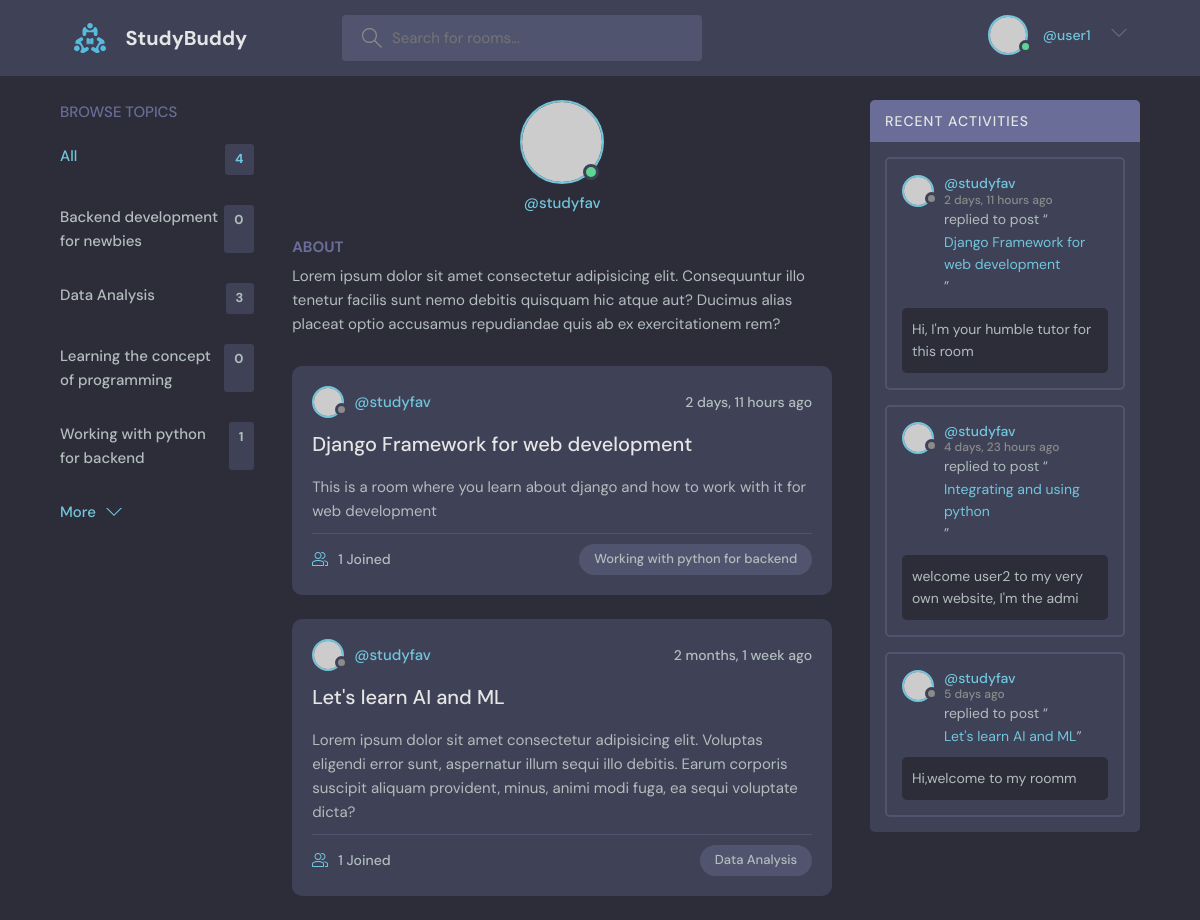
Page /profile/1 (signed in) on the committed database.
### base/models.py (models this page shows, shortened)
class Topic(models.Model):
  name = models.CharField(max_length=200)

class Room(models.Model):
  host = models.ForeignKey(User, on_delete=models.SET_NULL, null=True)
  topic = models.ForeignKey(Topic, on_delete=models.SET_NULL, null=True)
  name = models.CharField(max_length=200)
  description = models.TextField(null=True, blank=True)
  participants = models.ManyToManyField(User, related_name="participants", blank=True)
  updated = models.DateTimeField(auto_now=True)
  created = models.DateTimeField(auto_now_add=True)
  class Meta:
    ordering = ['-updated', '-created']
  def __str__(self):
    return self.name

class Message(models.Model):
  user = models.ForeignKey(User, on_delete=models.CASCADE)
  room = models.ForeignKey(Room, on_delete=models.CASCADE)
  body = models.TextField()
  updated = models.DateTimeField(auto_now=True)
  created = models.DateTimeField(auto_now_add=True)
  class Meta:
    ordering = ['-updated', '-created']
  def __str__(self):
    return self.body[0:50]

### base/views.py (the view)
# urls.py: path('profile/<str:pk>', views.userProfile, name='user-profile'),
def userProfile(request, pk):
  user =User.objects.get(id=pk)
  rooms = user.room_set.all()
  room_messages = user.message_set.all()
  topics = Topic.objects.all()
  context = {'user': user, 'rooms': rooms, 'room_messages': room_messages, 'topics': topics}
  return render(request, 'base/profile.html', context)

### base/templates/base/profile.html (shortened to what this page needs)
{% extends 'main.html' %} {% block content %}
<main class="profile-page layout layout--3">
  <div class="container">
    <div>{% include 'base/topics_component.html' %}</div>
    <div class="roomList">
      <div class="profile">
        <div class="profile__avatar">
          <div class="avatar avatar--large active">
            <img src="https://randomuser.me/api/portraits/men/11.jpg" />
          </div>
        </div>
        <div class="profile__info">
          <p>@{{user.username}}</p>
        </div>
        <div class="profile__about">
          <h3>About</h3>
          <p>
            Lorem ipsum dolor sit amet consectetur adipisicing elit.
            Consequuntur illo tenetur facilis sunt nemo debitis quisquam hic
            atque aut? Ducimus alias placeat optio accusamus repudiandae quis ab
            ex exercitationem rem?
          </p>
        </div>
      </div>
      <div>{% include 'base/feed_component.html' %}</div>
    </div>
    <div>{% include 'base/activity_component.html' %}</div>
  </div>
</main>
{% endblock content %}

### templates/navbar.html (shortened to what this page needs)
{% load static %}
<header class="header header--loggedIn">
  <div class="container">
    <a href="{% url 'home' %}" class="header__logo">
      <img src="{% static 'images/logo.svg' %}" />
      <h1>StudyBuddy</h1>
    </a>
    <form class="header__search" action="{% url 'home' %}" method="GET">
      <label>
        <input type="text" name="q" placeholder="Search for rooms..." />
      </label>
    </form>
    <nav class="header__menu">
      {% if request.user.is_authenticated %}
      <div class="header__user">
        <a href="{% url 'user-profile' user.id %}">
          <div class="avatar avatar--medium active">
            <img src="https://randomuser.me/api/portraits/men/37.jpg" />
          </div>
          <p>{{ user.first_name }} {{ user.last_name }}<span>@{{request.user.username}}</span></p>
        </a>
        <button class="dropdown-button">
          <svg
            version="1.1"
            xmlns="http://www.w3.org/2000/svg"
            width="32"
            height="32"
            viewBox="0 0 32 32"
          >
            <title>chevron-down</title>
            <path d="M16 21l-13-13h-3l16 16 16-16h-3l-13 13z"></path>
          </svg>
        </button>
      </div>
      {% else %}
      <a href="{% url 'signin' %}">
        <img src="{% static 'images/avatar.svg' %}" />
        <p>Sign in</p>
      </a>
      {% endif %}
    </nav>
  </div>
</header>

### base/templates/base/topics_component.html
    <div class="topics">
      <div class="topics__header">
        <h2>Browse Topics</h2>
      </div>
      <ul class="topics__list">
        <li>
          <a href="{% url 'home' %}" class="active">All <span>{{topics.count}}</span></a>
        </li>
        {% for topic in topics %}
        <li>
          <a href="{% url 'home' %}?q={{topic.name}}">{{topic.name}} <span>{{topic.room_set.all.count}}</span></a>
        </li>
        {% endfor %}
      </ul>
      <a class="btn btn--link" href="topics.html">
        More
        <svg
          version="1.1"
          xmlns="http://www.w3.org/2000/svg"
          width="32"
          height="32"
          viewBox="0 0 32 32"
        >
          <title>chevron-down</title>
          <path d="M16 21l-13-13h-3l16 16 16-16h-3l-13 13z"></path>
        </svg>
      </a>
    </div>

### base/templates/base/feed_component.html (shortened to what this page needs)
{% for room in rooms %}
<div class="roomListRoom">
  <div class="roomListRoom__header">
    <a
      href="{% url 'user-profile' room.host.id %}"
      class="roomListRoom__author"
    >
      <div class="avatar avatar--small">
        <img src="https://randomuser.me/api/portraits/women/11.jpg" />
      </div>
      <span>@{{room.host.username}}</span>
    </a>
    <div class="roomListRoom__actions">
      <span>{{room.created |timesince}} ago</span>
    </div>
  </div>
  <div class="roomListRoom__content">
    <a href="{% url 'room' room.id %}">{{room.name}}</a>
    <p>{{room.description}}</p>
  </div>
  <div class="roomListRoom__meta">
    <a href="{% url 'room' room.id %}" class="roomListRoom__joined">
      {{room.participants.all.count}} Joined
    </a>
    <p class="roomListRoom__topic">{{room.topic.name}}</p>
  </div>
</div>
{% endfor %}

### base/templates/base/activity_component.html (shortened to what this page needs)
<div class="activities">
  <div class="activities__header">
    <h2>Recent Activities</h2>
  </div>
  {% for message in room_messages %}
  <div class="activities__box">
    <div class="activities__boxHeader roomListRoom__header">
      <a
        href="{% url 'user-profile' message.user.id %}"
        class="roomListRoom__author"
      >
        <div class="avatar avatar--small">
          <img src="https://randomuser.me/api/portraits/women/11.jpg" />
        </div>
        <p>
          @{{message.user}}
          <span>{{message.created |timesince}} ago</span>
        </p>
      </a>
    </div>
    <div class="activities__boxContent">
      <p>
        replied to post “<a href="{% url 'room' message.room.id %}"
          >{{message.room}}</a
        >”
      </p>
      <div class="activities__boxRoomContent">{{message}}</div>
    </div>
  </div>
  {% endfor %}
</div>

### rows in the picture
Topic: name "Backend development for newbies", room_set.all.count "0"
Topic: name "Data Analysis", room_set.all.count "3"
Topic: name "Learning the concept of programming", room_set.all.count "0"
Topic: name "Working with python for backend", room_set.all.count "1"
Room: host.username "studyfav", created "2 days, 11 hours", name "Django Framework for web development", description "This is a room where you learn about django and how to work with it for web development", participants.all.count "1", topic.name "Working with python for backend"
Room: host.username "studyfav", created "2 months, 1 week", name "Let's learn AI and ML", description "Lorem ipsum dolor sit amet consectetur adipisicing elit. Voluptas eligendi error sunt, aspernatur illum sequi illo debitis. Earum corporis suscipit aliquam provident, minus, animi modi fuga, ea sequi voluptate dicta?", participants.all.count "1", topic.name "Data Analysis"
Message: user "studyfav", created "2 days, 11 hours", room "Django Framework for web development", body "Hi, I'm your humble tutor for this room"
Message: user "studyfav", created "4 days, 23 hours", room "Integrating and using python", body "welcome user2 to my very own website, I'm the admi"
Message: user "studyfav", created "5 days", room "Let's learn AI and ML", body "Hi,welcome to my roomm"

### other values in the picture
{{ request.user.username }} "user1"
{{ topics.count }} "4"
{{ user.username }} "studyfav"
